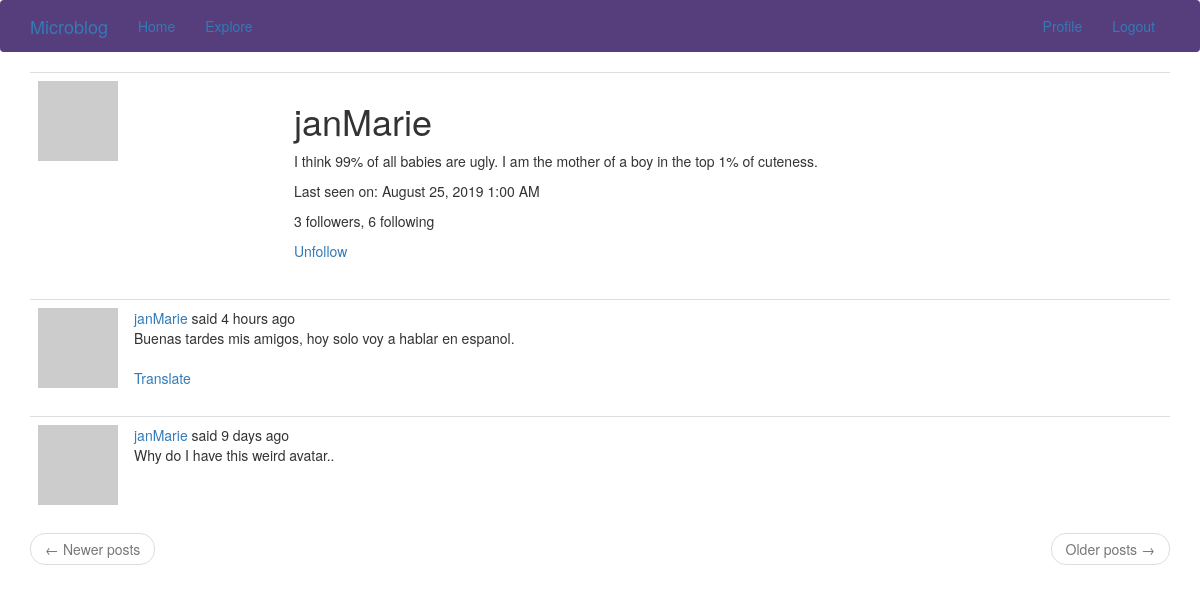
The app's page /user/janMarie (signed in), older data.
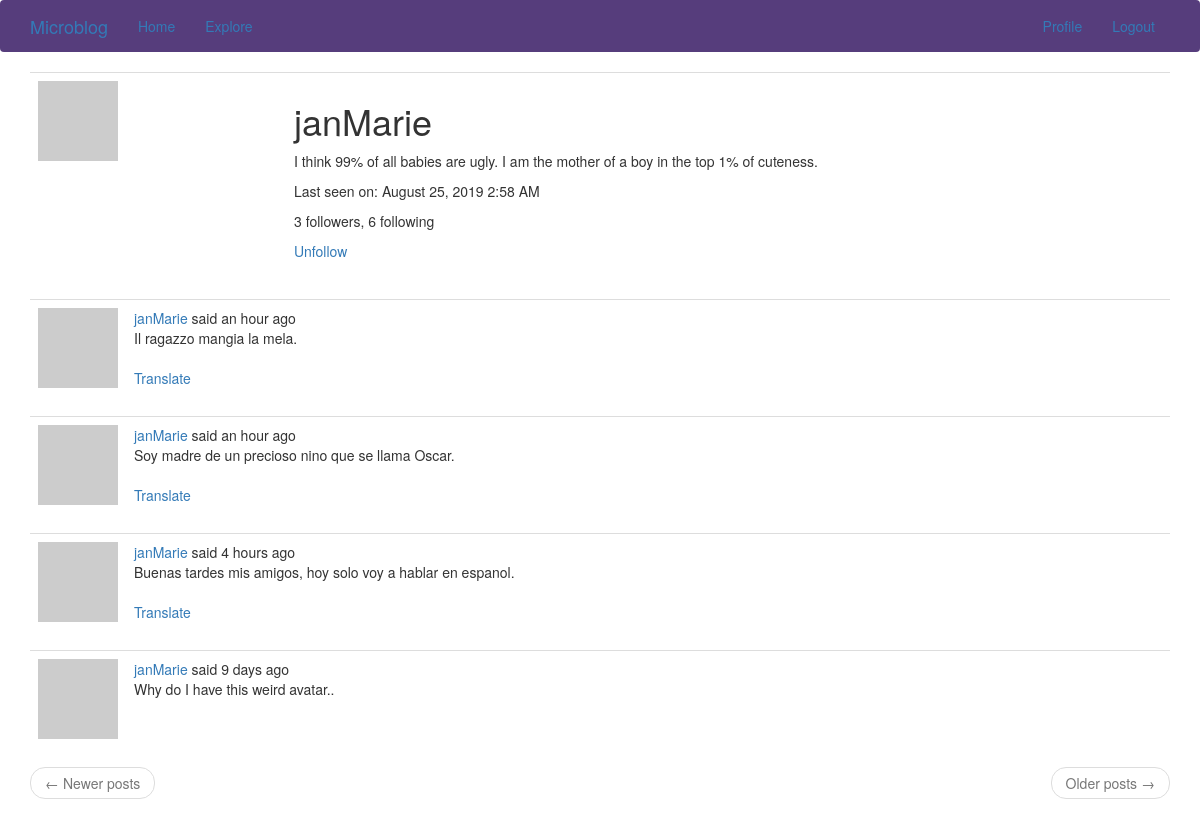
The same page, newer data.
### app/models.py (models this page shows, shortened)
class User(UserMixin, db.Model):
    id = db.Column(db.Integer, primary_key=True)
    username = db.Column(db.String(64), index=True, unique=True)
    email = db.Column(db.String(120), index=True, unique=True)
    password_hash = db.Column(db.String(128))
    posts = db.relationship('Post', backref='author', lazy='dynamic')
    about_me = db.Column(db.String(140))
    last_seen = db.Column(db.DateTime, default=datetime.utcnow)
    followed = db.relationship(
        'User', secondary=followers,
        primaryjoin=(followers.c.follower_id == id),
        secondaryjoin=(followers.c.followed_id == id),
        backref=db.backref('followers', lazy='dynamic'), lazy='dynamic')
    def avatar(self, size):
        digest = md5(self.email.lower().encode('utf-8')).hexdigest()
        return 'https://www.gravatar.com/avatar/{}?d=identicon&s={}'.format(
            digest, size)
    def is_following(self, user):
        return self.followed.filter(
            followers.c.followed_id == user.id).count() > 0

class Post(db.Model):
    id = db.Column(db.Integer, primary_key=True)
    body = db.Column(db.String(140))
    timestamp = db.Column(db.DateTime, index=True, default=datetime.utcnow)
    user_id = db.Column(db.Integer, db.ForeignKey('user.id'))
    language = db.Column(db.String(5))

### app/routes.py (the view)
@app.route('/user/<username>')
@login_required
def user(username):
    user = User.query.filter_by(username=username).first_or_404()
    page = request.args.get('page', 1, type=int)
    posts = user.posts.order_by(Post.timestamp.desc()).paginate(
        page, app.config['POSTS_PER_PAGE'], False)
    next_url = url_for('user', username=user.username, page=posts.next_num) \
        if posts.has_next else None
    prev_url = url_for('user', username=user.username, page=posts.prev_num) \
        if posts.has_prev else None
    return render_template('user.html', user=user, posts=posts.items,
                           next_url=next_url, prev_url=prev_url)

### app/models.py (called while the page is built)
@login.user_loader
def load_user(id):
    return User.query.get(int(id))

### app/routes.py (called while the page is built)
@app.before_request
def before_request():
    if current_user.is_authenticated:
        current_user.last_seen = datetime.utcnow()
        db.session.commit()
    g.locale = str(get_locale())

### app/templates/user.html
{% extends "base.html" %}
{% block app_content %}
  <table class="table table-hover">
    <tr>
      <td width="256px"><img src="{{ user.avatar(256) }}" alt="avatar"></td>
      <td>
        <h1>{{ user.username }}</h1>
        {% if user.about_me %}
          <p>{{ user.about_me }}</p>
        {% endif %}
        {% if user.last_seen %}
          <p>{{ _('Last seen on') }}: {{ moment(user.last_seen).format('LLL') }}</p>
        {% endif %}
        <p>{{ _('%(count)d followers', count=user.followers.count()) }}, {{ _('%(count)d following', count=user.followed.count()) }}</p>
        {% if user == current_user %}
          <p><a href="{{ url_for('edit_profile') }}">{{ _('Edit your profile') }}</a></p>
        {% elif not current_user.is_following(user) %}
          <p><a href="{{ url_for('follow', username=user.username) }}">{{ _('Follow') }}</a></p>
        {% else %}
          <p><a href="{{ url_for('unfollow', username=user.username) }}">{{ _('Unfollow') }}</a></p>
        {% endif %}
      </td>
    </tr>
  </table>
  {% for post in posts %}
    {% include '_post.html' %}
  {% endfor %}
  <nav aria-label="...">
    <ul class="pager">
      <li class="previous{% if not prev_url %} disabled{% endif %}">
        <a href="{{ prev_url or '#' }}">
          <span aria-hidden="true">&larr;</span> {{ _('Newer posts') }}
        </a>
      </li>
      <li class="next{% if not next_url %} disabled{% endif %}">
        <a href="{{ next_url or '#' }}">
          {{ _('Older posts') }} <span aria-hidden="true">&rarr;</span>
        </a>
      </li>
    </ul>
  </nav>
{% endblock %}

### app/templates/base.html (shortened to what this page needs)
{% extends 'bootstrap/base.html' %}
{% block navbar %}
  <nav class="navbar fixed-top" style="background-color: #563d7c;">
    <div class="container fixed-top">
      <div class="navbar-header">
        <a class="navbar-brand" href="{{ url_for('index') }}">Microblog</a>
      </div>
      <div class="collapse navbar-collapse" id="bs-example-navbar-collapse-1">
        <ul class="nav navbar-nav">
          <li>
            <a href="{{ url_for('index') }}">{{ _('Home') }}</a>
          </li>
          <li>
            <a href="{{ url_for('explore') }}">{{ _('Explore') }}</a>
          </li>
        </ul>
        <ul class="nav navbar-nav navbar-right">
          {% if current_user.is_anonymous %}
            <li>
              <a href="{{ url_for('login') }}">{{ _('Login') }}</a>
            </li>
          {% else %}
            <li>
              <a href="{{ url_for('user', username=current_user.username) }}">{{ _('Profile') }}</a>
            </li>
            <li>
              <a href="{{ url_for('logout') }}">{{ _('Logout') }}</a>
            </li>
          {% endif %}
        </ul>
      </div>
    </div>
  </nav>
{% endblock %}
{% block content %}
  <div class="container">
    {% block app_content %}{% endblock %}
  </div>
{% endblock %}

### app/templates/_post.html (shortened to what this page needs)
<table class="table table-hover">
  <tr>
    <td width="70px">
        <a href="{{ url_for('user', username=post.author.username) }}">
            <img src="{{ post.author.avatar(70) }}" />
        </a>
    </td>
    <td>
      {{ _('%(username)s said %(when)s',
        username=user_link, when=moment(post.timestamp).fromNow()) }}
      <br>
      <span id="post{{ post.id }}">{{ post.body }}</span>
      {% if post.language and post.language != g.locale %}
        <br><br>
        <span id="translation{{ post.id }}">
          <a href="javascript:translate(
                    '#post{{ post.id }}',
                    '#translation{{ post.id }}',
                    '{{ post.language }}',
                    '{{ g.locale }}');">{{ _('Translate') }}</a>
        </span>
      {% endif %}
    </td>
  </tr>
</table>

Row changes from the older to the newer data that the page shows:
changed User "janMarie": last_seen "August 25, 2019 1:00 AM" → "August 25, 2019 2:58 AM"
added Post: body "Il ragazzo mangia la mela."
added Post: body "Soy madre de un precioso nino que se llama Oscar."
